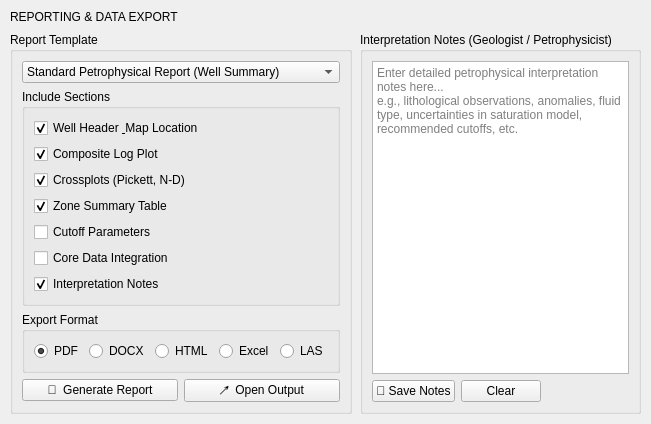
          <widget class="QWidget" name="tabReports">
           <attribute name="title">
            <string>📄  Reports</string>
           </attribute>
           <layout class="QVBoxLayout" name="reportsLayout">
            <property name="spacing">
             <number>8</number>
            </property>
            <property name="leftMargin">
             <number>10</number>
            </property>
            <property name="topMargin">
             <number>10</number>
            </property>
            <property name="rightMargin">
             <number>10</number>
            </property>
            <property name="bottomMargin">
             <number>10</number>
            </property>
            <item>
             <widget class="QLabel" name="lblSectionHeader">
              <property name="text">
               <string>REPORTING &amp; DATA EXPORT</string>
              </property>
             </widget>
            </item>
            <item>
             <layout class="QHBoxLayout">
              <item>
               <widget class="QGroupBox" name="grpReportTemplate">
                <property name="title">
                 <string>Report Template</string>
                </property>
                <layout class="QVBoxLayout">
                 <item>
                  <widget class="QComboBox" name="comboReportTemplate">
                   <item>
                    <property name="text">
                     <string>Standard Petrophysical Report (Well Summary)</string>
                    </property>
                   </item>
                   <item>
                    <property name="text">
                     <string>Zone Evaluation Report</string>
                    </property>
                   </item>
                   <item>
                    <property name="text">
                     <string>Multi-Well Comparison Report</string>
                    </property>
                   </item>
                   <item>
                    <property name="text">
                     <string>Core-Log Integration Report</string>
                    </property>
                   </item>
                   <item>
                    <property name="text">
                     <string>Reservoir Characterization Report</string>
                    </property>
                   </item>
                   <item>
                    <property name="text">
                     <string>Custom Template (HTML/DOCX)</string>
                    </property>
                   </item>
                  </widget>
                 </item>
                 <item>
                  <widget class="QGroupBox" name="grpReportSections">
                   <property name="title">
                    <string>Include Sections</string>
                   </property>
                   <layout class="QVBoxLayout">
                    <item>
                     <widget class="QCheckBox" name="chkRepHeader">
                      <property name="text">
                       <string>Well Header &amp; Map Location</string>
                      </property>
                      <property name="checked">
                       <bool>true</bool>
                      </property>
                     </widget>
                    </item>
                    <item>
                     <widget class="QCheckBox" name="chkRepLogPlot">
                      <property name="text">
                       <string>Composite Log Plot</string>
                      </property>
                      <property name="checked">
                       <bool>true</bool>
                      </property>
                     </widget>
                    </item>
                    <item>
                     <widget class="QCheckBox" name="chkRepCrossplots">
                      <property name="text">
                       <string>Crossplots (Pickett, N-D)</string>
                      </property>
                      <property name="checked">
                       <bool>true</bool>
                      </property>
                     </widget>
                    </item>
                    <item>
                     <widget class="QCheckBox" name="chkRepZoneTable">
                      <property name="text">
                       <string>Zone Summary Table</string>
                      </property>
                      <property name="checked">
                       <bool>true</bool>
                      </property>
                     </widget>
                    </item>
                    <item>
                     <widget class="QCheckBox" name="chkRepCutoffs">
                      <property name="text">
                       <string>Cutoff Parameters</string>
                      </property>
                     </widget>
                    </item>
                    <item>
                     <widget class="QCheckBox" name="chkRepCore">
                      <property name="text">
                       <string>Core Data Integration</string>
                      </property>
                     </widget>
                    </item>
                    <item>
                     <widget class="QCheckBox" name="chkRepInterpNotes">
                      <property name="text">
                       <string>Interpretation Notes</string>
                      </property>
                      <property name="checked">
                       <bool>true</bool>
                      </property>
                     </widget>
                    </item>
                   </layout>
                  </widget>
                 </item>
                 <item>
                  <widget class="QGroupBox" name="grpExportFormat">
                   <property name="title">
                    <string>Export Format</string>
                   </property>
                   <layout class="QHBoxLayout">
                    <item>
                     <widget class="QRadioButton" name="radioExportPDF">
                      <property name="text">
                       <string>PDF</string>
                      </property>
                      <property name="checked">
                       <bool>true</bool>
                      </property>
                     </widget>
                    </item>
                    <item>
                     <widget class="QRadioButton" name="radioExportDocx">
                      <property name="text">
                       <string>DOCX</string>
                      </property>
                     </widget>
                    </item>
                    <item>
                     <widget class="QRadioButton" name="radioExportHTML">
                      <property name="text">
                       <string>HTML</string>
                      </property>
                     </widget>
                    </item>
                    <item>
                     <widget class="QRadioButton" name="radioExportExcel">
                      <property name="text">
                       <string>Excel</string>
                      </property>
                     </widget>
                    </item>
                    <item>
                     <widget class="QRadioButton" name="radioExportLAS">
                      <property name="text">
                       <string>LAS</string>
                      </property>
                     </widget>
                    </item>
                   </layout>
                  </widget>
                 </item>
                 <item>
                  <layout class="QHBoxLayout">
                   <item>
                    <widget class="QPushButton" name="btnCalculate">
                     <property name="text">
                      <string>📄  Generate Report</string>
                     </property>
                    </widget>
                   </item>
                   <item>
                    <widget class="QPushButton" name="btnOpenReport">
                     <property name="text">
                      <string>↗  Open Output</string>
                     </property>
                    </widget>
                   </item>
                  </layout>
                 </item>
                </layout>
               </widget>
              </item>
              <item>
               <widget class="QGroupBox" name="grpInterpNotes">
                <property name="title">
                 <string>Interpretation Notes (Geologist / Petrophysicist)</string>
                </property>
                <layout class="QVBoxLayout">
                 <item>
                  <widget class="QPlainTextEdit" name="txtInterpNotes">
                   <property name="placeholderText">
                    <string>Enter detailed petrophysical interpretation notes here...
e.g., lithological observations, anomalies, fluid type, uncertainties in saturation model, recommended cutoffs, etc.</string>
                   </property>
                  </widget>
                 </item>
                 <item>
                  <layout class="QHBoxLayout">
                   <item>
                    <widget class="QPushButton" name="btnSaveNotes">
                     <property name="text">
                      <string>💾 Save Notes</string>
                     </property>
                    </widget>
                   </item>
                   <item>
                    <widget class="QPushButton" name="btnClearNotes">
                     <property name="text">
                      <string>Clear</string>
                     </property>
                    </widget>
                   </item>
                   <item>
                    <spacer>
                     <property name="orientation">
                      <enum>Qt::Horizontal</enum>
                     </property>
                     <property name="sizeHint" stdset="0">
                      <size>
                       <width>0</width>
                       <height>0</height>
                      </size>
                     </property>
                    </spacer>
                   </item>
                  </layout>
                 </item>
                </layout>
               </widget>
              </item>
             </layout>
            </item>
           </layout>
          </widget>
